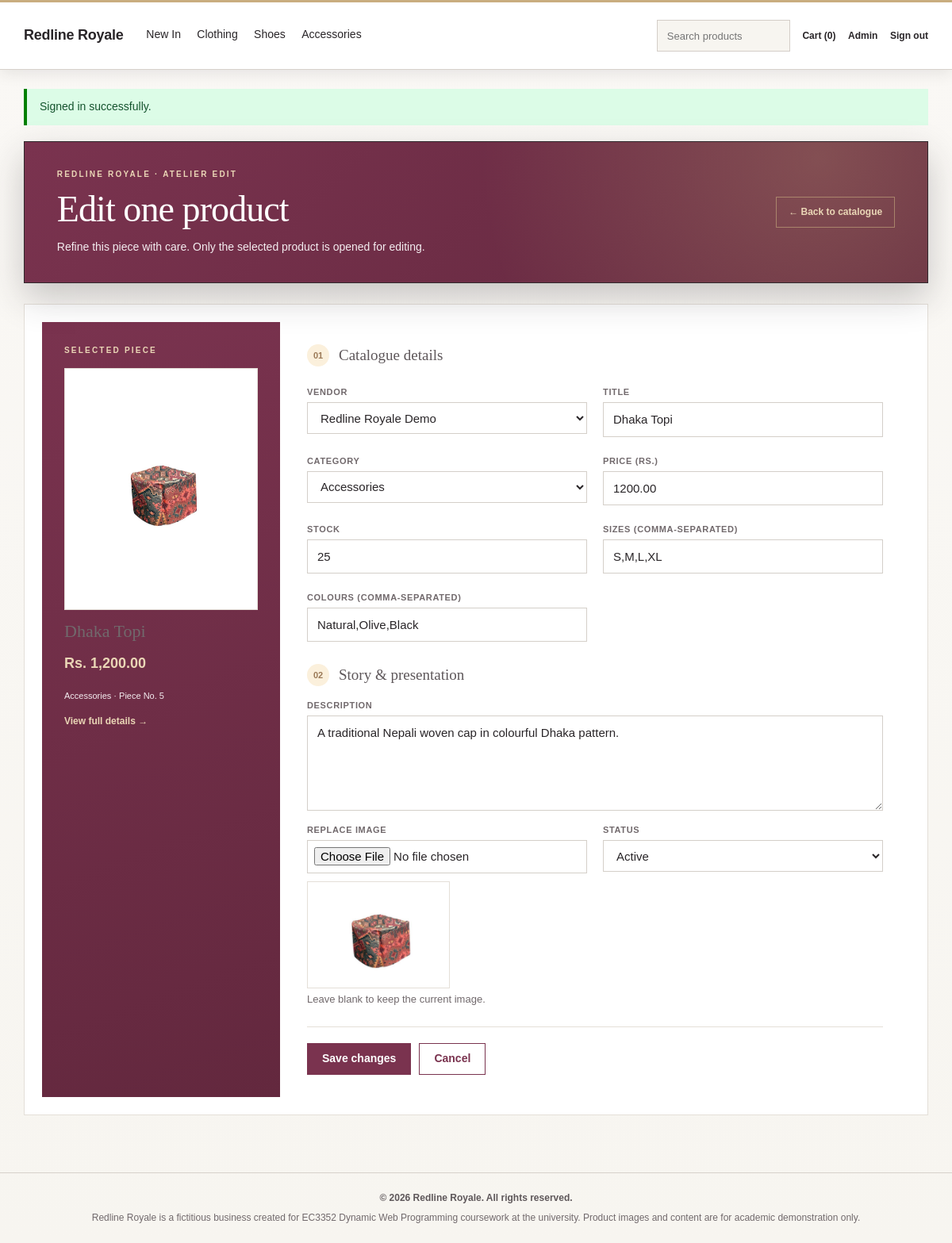
Screenshot of /admin-product-edit.php?id=5 (signed in) with the database file from the repository.
### tables this page shows
CREATE TABLE products (
  product_id INT UNSIGNED AUTO_INCREMENT PRIMARY KEY,
  vendor_id INT UNSIGNED NOT NULL,
  category_id INT UNSIGNED NOT NULL,
  title VARCHAR(180) NOT NULL,
  description TEXT,
  price DECIMAL(10,2) NOT NULL CHECK (price >= 0),
  stock INT UNSIGNED NOT NULL DEFAULT 0,
  image_url VARCHAR(255),
  status ENUM('active','inactive')
    NOT NULL DEFAULT 'active',
  views INT UNSIGNED NOT NULL DEFAULT 0,
  FOREIGN KEY (vendor_id) REFERENCES users(user_id),
  FOREIGN KEY (category_id)
    REFERENCES categories(category_id)
);

CREATE TABLE categories (
  category_id INT UNSIGNED AUTO_INCREMENT PRIMARY KEY,
  name VARCHAR(80) NOT NULL UNIQUE
);

### includes/bootstrap.php (called while the page is built, shortened)
<?php
function e($value) { return htmlspecialchars((string)$value, ENT_QUOTES, 'UTF-8'); }
function asset_url($path) { $path = ltrim((string)$path, '/'); if (str_starts_with($path, 'assets/images/')) $path = substr($path, 7); $base = trim(str_replace('\\', '/', dirname($_SERVER['SCRIPT_NAME'] ?? '/')), '/'); return ($base === '' ? '' : '/'.$base).'/'.$path; }
function product_image_url(array $product) {
    $title = mb_strtolower(trim((string)($product['title'] ?? '')));
    $image = (string)($product['image_url'] ?? '');
    return $image ?: 'images/products/heritage-cotton-kurta.svg';
}

### public/admin-product-edit.php (the view, shortened to what this page needs)
<?php
require_once __DIR__.'/../includes/bootstrap.php';
$id = (int)($_GET['id'] ?? 0);
$st = $pdo->prepare("SELECT p.*,c.name category,COALESCE(v.business_name,u.full_name) vendor FROM products p JOIN categories c ON c.category_id=p.category_id JOIN users u ON u.user_id=p.vendor_id LEFT JOIN vendor_profiles v ON v.user_id=p.vendor_id WHERE p.product_id=?");
$st->execute([$id]);
$product = $st->fetch();
$vendors = $pdo->query("SELECT u.user_id,COALESCE(v.business_name,u.full_name) label FROM users u LEFT JOIN vendor_profiles v ON v.user_id=u.user_id WHERE u.role='vendor' ORDER BY label")->fetchAll();
$categories = $pdo->query('SELECT category_id,name FROM categories ORDER BY name')->fetchAll();
include __DIR__.'/../includes/header.php';
?>
<section class="admin-premium-hero admin-premium-hero--compact">
  <div>
    <p class="admin-premium-kicker">Redline Royale · Atelier edit</p>
    <h1>Edit one product</h1>
    <p>Refine this piece with care. Only the selected product is opened for editing.</p>
  </div>
  <a class="admin-premium-back" href="admin-products.php">← Back to catalogue</a>
</section>
<form class="panel product-form product-edit admin-product-edit admin-premium-edit-form" action="admin-products.php" method="post" enctype="multipart/form-data">
  <div class="admin-premium-edit-grid">
    <aside class="admin-premium-edit-preview">
      <p class="admin-premium-kicker">Selected piece</p>
      <img class="admin-product-image" src="<?=e(asset_url(product_image_url($product)))?>" alt="<?=e($product['title'])?>">
      <h2><?=e($product['title'])?></h2>
      <p class="price">Rs. <?=number_format((float)$product['price'],2)?></p>
      <small><?=e($product['category'])?> · Piece No. <?=(int)$product['product_id']?></small>
      <a href="admin-product-view.php?id=<?=(int)$product['product_id']?>">View full details →</a>
    </aside>
    <div class="admin-premium-edit-fields">
      <div class="admin-premium-section-heading"><span>01</span><h2>Catalogue details</h2></div>
      <div class="fields">
        <div><label for="admin-edit-vendor">Vendor</label><select id="admin-edit-vendor" name="vendor_id" required><?php foreach($vendors as $v):?><option value="<?= (int)$v['user_id'] ?>" <?= (int)$v['user_id'] === (int)$product['vendor_id'] ? 'selected' : '' ?>><?=e($v['label'])?></option><?php endforeach;?></select></div>
        <div><label for="admin-edit-title">Title</label><input id="admin-edit-title" name="title" value="<?=e($product['title'])?>" required></div>
        <div><label for="admin-edit-category">Category</label><select id="admin-edit-category" name="category_id" required><?php foreach($categories as $c):?><option value="<?= (int)$c['category_id'] ?>" <?= (int)$c['category_id'] === (int)$product['category_id'] ? 'selected' : '' ?>><?=e($c['name'])?></option><?php endforeach;?></select></div>
        <div><label for="admin-edit-price">Price (Rs.)</label><input id="admin-edit-price" type="number" min="0" step="0.01" name="price" value="<?=e($product['price'])?>" required></div>
        <div><label for="admin-edit-stock">Stock</label><input id="admin-edit-stock" type="number" min="0" name="stock" value="<?= (int)$product['stock'] ?>" required></div>
        <div><label for="admin-edit-sizes">Sizes (comma-separated)</label><input id="admin-edit-sizes" name="sizes" value="<?=e($product['sizes'])?>" required></div>
        <div><label for="admin-edit-colours">Colours (comma-separated)</label><input id="admin-edit-colours" name="colours" value="<?=e($product['colours'])?>" required></div>
      </div>
      <div class="admin-premium-section-heading"><span>02</span><h2>Story & presentation</h2></div>
      <label for="admin-edit-description">Description</label><textarea id="admin-edit-description" name="description" required><?=e($product['description'])?></textarea>
      <div class="fields">
        <div><label for="admin-edit-image">Replace image</label><input id="admin-edit-image" type="file" name="product_image" data-image-preview="admin-edit-preview" accept="image/jpeg,image/png,image/webp,image/gif"><img id="admin-edit-preview" class="image-preview" src="<?=e(asset_url(product_image_url($product)))?>" alt="Current <?=e($product['title'])?> image preview"><small>Leave blank to keep the current image.</small></div>
        <div><label for="admin-edit-status">Status</label><select id="admin-edit-status" name="status"><option value="active" <?= $product['status']==='active' ? 'selected' : '' ?>>Active</option></select></div>
      </div>
      <p class="admin-premium-form-actions">
        <button type="submit">Save changes</button>
        <a class="button button-secondary" href="admin-products.php">Cancel</a>
      </p>
    </div>
  </div>
</form>
<?php include __DIR__.'/../includes/footer.php'; ?>

### rows the page displays
products: image_url (picture), title "Dhaka Topi", price "1,200.00", category.name "Accessories", product_id "5", vendor_id "Redline Royale Demo", category_id "Accessories", price "1200.00", stock "25", sizes "S,M,L,XL", colours "Natural,Olive,Black", description "A traditional Nepali woven cap in colourful Dhaka pattern.", status "Active"

### other values shown
$bagCount "0"
$accountLabel "Admin"
$notice "Signed in successfully."
